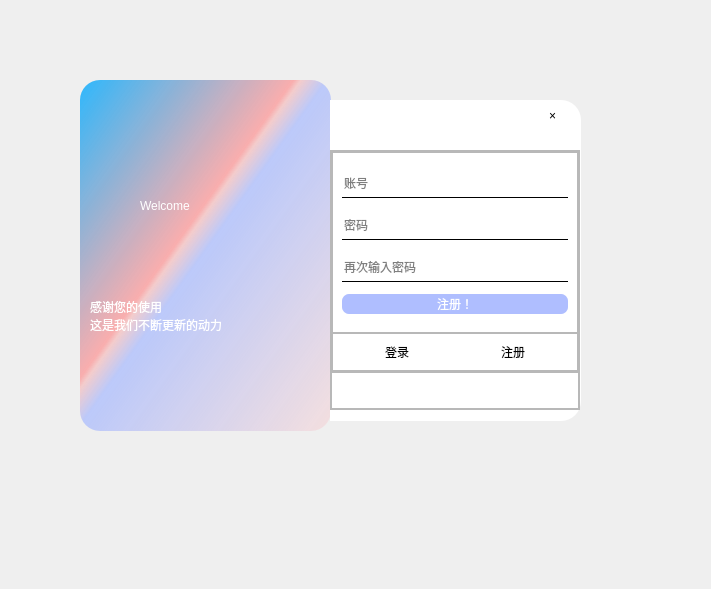
<?xml version="1.0" encoding="UTF-8"?>
<ui version="4.0">
 <class>LoginWindow</class>
 <widget class="QMainWindow" name="LoginWindow">
  <property name="geometry">
   <rect>
    <x>0</x>
    <y>0</y>
    <width>711</width>
    <height>589</height>
   </rect>
  </property>
  <property name="windowTitle">
   <string>MainWindow</string>
  </property>
  <widget class="QWidget" name="centralwidget">
   <widget class="QFrame" name="frame">
    <property name="geometry">
     <rect>
      <x>80</x>
      <y>80</y>
      <width>251</width>
      <height>351</height>
     </rect>
    </property>
    <property name="styleSheet">
     <string notr="true">#frame{
background-color: qradialgradient(spread:pad, cx:0.5, cy:0.5, radius:0.5, fx:0.5, fy:0.5, stop:0 rgba(255, 235, 235, 206), stop:0.35 rgba(255, 188, 188, 80), stop:0.4 rgba(255, 162, 162, 80), stop:0.425 rgba(255, 132, 132, 156), stop:0.44 rgba(252, 128, 128, 80), stop:1 rgba(255, 255, 255, 0));
background-color: qlineargradient(spread:reflect, x1:0, y1:0, x2:1, y2:1, stop:0 rgba(0, 170, 255, 206), stop:0.425 rgba(255, 132, 132, 156), stop:0.44 rgba(252, 128, 128, 80), stop:0.492537 rgba(162, 182, 255, 170), stop:1 rgba(255, 188, 188, 80));
border-radius:20px
}</string>
    </property>
    <property name="frameShape">
     <enum>QFrame::StyledPanel</enum>
    </property>
    <property name="frameShadow">
     <enum>QFrame::Raised</enum>
    </property>
    <widget class="QLabel" name="label">
     <property name="geometry">
      <rect>
       <x>60</x>
       <y>100</y>
       <width>121</width>
       <height>51</height>
      </rect>
     </property>
     <property name="styleSheet">
      <string notr="true">color: rgb(255, 255, 255);
font: 25 18pt &quot;Adobe 宋体 Std L&quot;;</string>
     </property>
     <property name="text">
      <string>Welcome</string>
     </property>
    </widget>
    <widget class="QLabel" name="label_2">
     <property name="geometry">
      <rect>
       <x>10</x>
       <y>180</y>
       <width>221</width>
       <height>111</height>
      </rect>
     </property>
     <property name="styleSheet">
      <string notr="true">font: 12pt &quot;幼圆&quot;;
color: rgb(255, 255, 255);</string>
     </property>
     <property name="text">
      <string>感谢您的使用
这是我们不断更新的动力</string>
     </property>
    </widget>
   </widget>
   <widget class="QFrame" name="frame_2">
    <property name="geometry">
     <rect>
      <x>330</x>
      <y>100</y>
      <width>251</width>
      <height>321</height>
     </rect>
    </property>
    <property name="styleSheet">
     <string notr="true">#frame_2{
	background-color: rgb(255, 255, 255);
	border-top-right-radius:20px;
	border-bottom-right-radius:20px;
}</string>
    </property>
    <property name="frameShape">
     <enum>QFrame::StyledPanel</enum>
    </property>
    <property name="frameShadow">
     <enum>QFrame::Raised</enum>
    </property>
    <widget class="QPushButton" name="pushButton">
     <property name="geometry">
      <rect>
       <x>202</x>
       <y>0</y>
       <width>41</width>
       <height>31</height>
      </rect>
     </property>
     <property name="styleSheet">
      <string notr="true">QPushButton{
	border:none
}
QPushBotton：hover{
	padding-bottom:4px;
}</string>
     </property>
     <property name="text">
      <string>×</string>
     </property>
    </widget>
    <widget class="QFrame" name="frame_3">
     <property name="geometry">
      <rect>
       <x>0</x>
       <y>50</y>
       <width>250</width>
       <height>260</height>
      </rect>
     </property>
     <property name="sizePolicy">
      <sizepolicy hsizetype="Preferred" vsizetype="Preferred">
       <horstretch>0</horstretch>
       <verstretch>0</verstretch>
      </sizepolicy>
     </property>
     <property name="minimumSize">
      <size>
       <width>250</width>
       <height>260</height>
      </size>
     </property>
     <property name="frameShape">
      <enum>QFrame::StyledPanel</enum>
     </property>
     <property name="frameShadow">
      <enum>QFrame::Raised</enum>
     </property>
     <layout class="QVBoxLayout" name="verticalLayout_3">
      <property name="spacing">
       <number>0</number>
      </property>
      <property name="leftMargin">
       <number>0</number>
      </property>
      <property name="topMargin">
       <number>0</number>
      </property>
      <property name="rightMargin">
       <number>0</number>
      </property>
      <property name="bottomMargin">
       <number>0</number>
      </property>
      <item>
       <widget class="QFrame" name="frame_4">
        <property name="sizePolicy">
         <sizepolicy hsizetype="Preferred" vsizetype="Expanding">
          <horstretch>0</horstretch>
          <verstretch>6</verstretch>
         </sizepolicy>
        </property>
        <property name="frameShape">
         <enum>QFrame::StyledPanel</enum>
        </property>
        <property name="frameShadow">
         <enum>QFrame::Raised</enum>
        </property>
        <layout class="QVBoxLayout" name="verticalLayout">
         <property name="spacing">
          <number>0</number>
         </property>
         <property name="leftMargin">
          <number>0</number>
         </property>
         <property name="topMargin">
          <number>0</number>
         </property>
         <property name="rightMargin">
          <number>0</number>
         </property>
         <property name="bottomMargin">
          <number>0</number>
         </property>
         <item>
          <widget class="QFrame" name="frame_6">
           <property name="sizePolicy">
            <sizepolicy hsizetype="Preferred" vsizetype="Expanding">
             <horstretch>0</horstretch>
             <verstretch>5</verstretch>
            </sizepolicy>
           </property>
           <property name="frameShape">
            <enum>QFrame::StyledPanel</enum>
           </property>
           <property name="frameShadow">
            <enum>QFrame::Raised</enum>
           </property>
           <layout class="QHBoxLayout" name="horizontalLayout_2">
            <property name="spacing">
             <number>0</number>
            </property>
            <property name="leftMargin">
             <number>0</number>
            </property>
            <property name="topMargin">
             <number>0</number>
            </property>
            <property name="rightMargin">
             <number>0</number>
            </property>
            <property name="bottomMargin">
             <number>0</number>
            </property>
            <item>
             <widget class="QStackedWidget" name="stackedWidget_2">
              <property name="styleSheet">
               <string notr="true">QLineEdit{
	background-color: rgba(255, 255, 255，0);
	border:none;
	border-bottom:1px solid black;
}
QPushButton{
	border-radius:7px;
	color: rgb(255, 255, 255);
	
	background-color: rgb(175, 190, 255);
}
QPushButton:pressed{
	padding-top:5px;
	padding-left:5px;
}</string>
              </property>
              <property name="currentIndex">
               <number>1</number>
              </property>
              <widget class="QWidget" name="page_Login">
               <layout class="QVBoxLayout" name="verticalLayout_4">
                <item>
                 <widget class="QLineEdit" name="lineEdit_Laccount">
                  <property name="minimumSize">
                   <size>
                    <width>0</width>
                    <height>35</height>
                   </size>
                  </property>
                  <property name="placeholderText">
                   <string>账号：</string>
                  </property>
                 </widget>
                </item>
                <item>
                 <widget class="QLineEdit" name="lineEdit_Lpassword">
                  <property name="minimumSize">
                   <size>
                    <width>0</width>
                    <height>35</height>
                   </size>
                  </property>
                  <property name="echoMode">
                   <enum>QLineEdit::Password</enum>
                  </property>
                  <property name="placeholderText">
                   <string>密码：</string>
                  </property>
                 </widget>
                </item>
                <item>
                 <widget class="QPushButton" name="pushButton_Lsure">
                  <property name="sizePolicy">
                   <sizepolicy hsizetype="Minimum" vsizetype="Fixed">
                    <horstretch>0</horstretch>
                    <verstretch>30</verstretch>
                   </sizepolicy>
                  </property>
                  <property name="minimumSize">
                   <size>
                    <width>0</width>
                    <height>30</height>
                   </size>
                  </property>
                  <property name="text">
                   <string>确认</string>
                  </property>
                 </widget>
                </item>
               </layout>
              </widget>
              <widget class="QWidget" name="page_register">
               <layout class="QVBoxLayout" name="verticalLayout_5">
                <item>
                 <widget class="QLineEdit" name="lineEdit_Raccount">
                  <property name="minimumSize">
                   <size>
                    <width>0</width>
                    <height>30</height>
                   </size>
                  </property>
                  <property name="placeholderText">
                   <string>账号</string>
                  </property>
                 </widget>
                </item>
                <item>
                 <widget class="QLineEdit" name="lineEdit_Rpassword">
                  <property name="minimumSize">
                   <size>
                    <width>0</width>
                    <height>30</height>
                   </size>
                  </property>
                  <property name="echoMode">
                   <enum>QLineEdit::Password</enum>
                  </property>
                  <property name="placeholderText">
                   <string>密码</string>
                  </property>
                 </widget>
                </item>
                <item>
                 <widget class="QLineEdit" name="lineEdit_Rpassword2">
                  <property name="minimumSize">
                   <size>
                    <width>0</width>
                    <height>30</height>
                   </size>
                  </property>
                  <property name="echoMode">
                   <enum>QLineEdit::Password</enum>
                  </property>
                  <property name="placeholderText">
                   <string>再次输入密码</string>
                  </property>
                 </widget>
                </item>
                <item>
                 <widget class="QPushButton" name="pushButton_Rsure">
                  <property name="minimumSize">
                   <size>
                    <width>0</width>
                    <height>20</height>
                   </size>
                  </property>
                  <property name="text">
                   <string>注册！</string>
                  </property>
                 </widget>
                </item>
               </layout>
              </widget>
             </widget>
            </item>
           </layout>
          </widget>
         </item>
         <item>
          <widget class="QFrame" name="frame_7">
           <property name="sizePolicy">
            <sizepolicy hsizetype="Preferred" vsizetype="Expanding">
             <horstretch>0</horstretch>
             <verstretch>1</verstretch>
            </sizepolicy>
           </property>
           <property name="styleSheet">
            <string notr="true">QPushButton{
	border:none
}
QPushButton:pressed{
	padding-top:5px;
	padding-left:5px;
}</string>
           </property>
           <property name="frameShape">
            <enum>QFrame::StyledPanel</enum>
           </property>
           <property name="frameShadow">
            <enum>QFrame::Raised</enum>
           </property>
           <layout class="QHBoxLayout" name="horizontalLayout">
            <item>
             <widget class="QPushButton" name="pushButton_Login">
              <property name="text">
               <string>登录</string>
              </property>
             </widget>
            </item>
            <item>
             <widget class="QPushButton" name="pushButton_Register">
              <property name="text">
               <string>注册</string>
              </property>
             </widget>
            </item>
           </layout>
          </widget>
         </item>
        </layout>
       </widget>
      </item>
      <item>
       <widget class="QFrame" name="frame_5">
        <property name="sizePolicy">
         <sizepolicy hsizetype="Preferred" vsizetype="Expanding">
          <horstretch>0</horstretch>
          <verstretch>1</verstretch>
         </sizepolicy>
        </property>
        <property name="frameShape">
         <enum>QFrame::StyledPanel</enum>
        </property>
        <property name="frameShadow">
         <enum>QFrame::Raised</enum>
        </property>
        <layout class="QVBoxLayout" name="verticalLayout_2">
         <property name="spacing">
          <number>0</number>
         </property>
         <property name="leftMargin">
          <number>0</number>
         </property>
         <property name="topMargin">
          <number>0</number>
         </property>
         <property name="rightMargin">
          <number>0</number>
         </property>
         <property name="bottomMargin">
          <number>0</number>
         </property>
         <item>
          <widget class="QStackedWidget" name="stackedWidget">
           <property name="sizePolicy">
            <sizepolicy hsizetype="Preferred" vsizetype="Preferred">
             <horstretch>0</horstretch>
             <verstretch>6</verstretch>
            </sizepolicy>
           </property>
           <widget class="QWidget" name="page"/>
           <widget class="QWidget" name="page_2"/>
          </widget>
         </item>
        </layout>
       </widget>
      </item>
     </layout>
    </widget>
   </widget>
  </widget>
 </widget>
 <resources/>
 <connections>
  <connection>
   <sender>pushButton</sender>
   <signal>clicked()</signal>
   <receiver>LoginWindow</receiver>
   <slot>close()</slot>
   <hints>
    <hint type="sourcelabel">
     <x>553</x>
     <y>111</y>
    </hint>
    <hint type="destinationlabel">
     <x>603</x>
     <y>72</y>
    </hint>
   </hints>
  </connection>
 </connections>
</ui>
